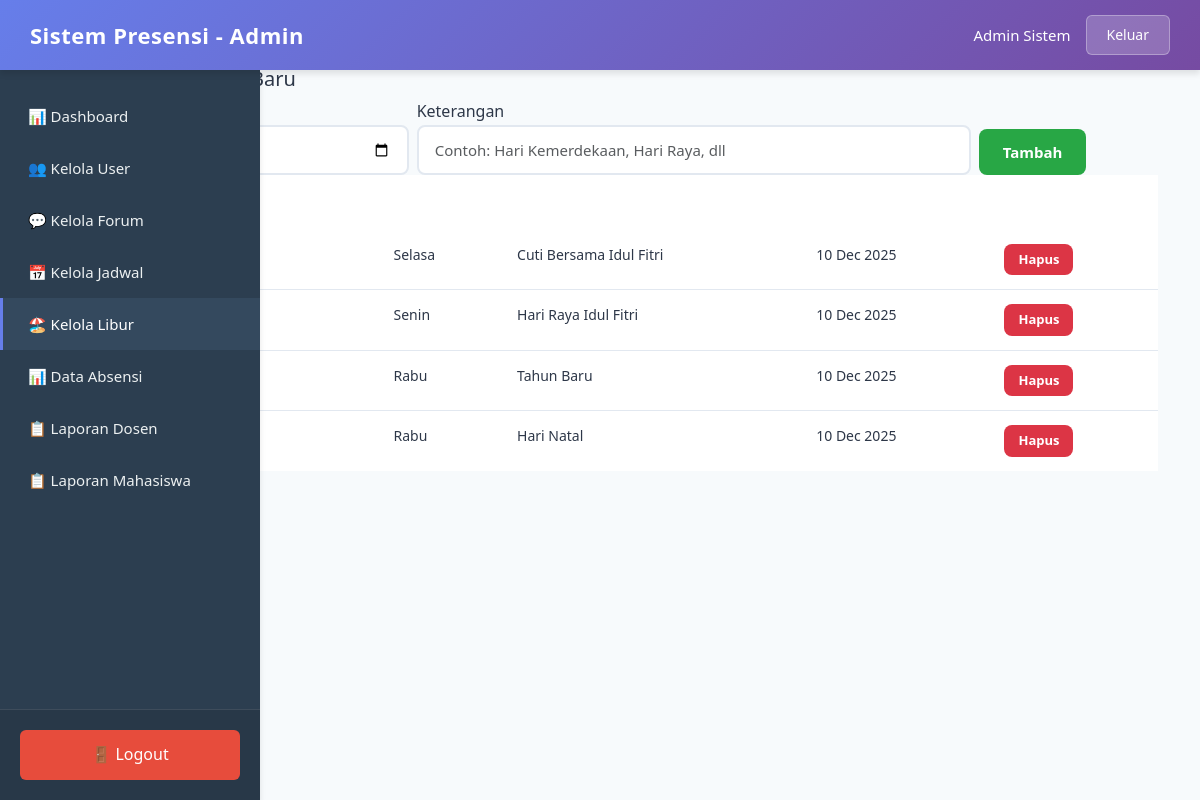
The page /admin/kelola_libur.php (signed in) on the database its author committed.
### tables this page shows
CREATE TABLE hari_libur (
    id INT AUTO_INCREMENT PRIMARY KEY,
    tanggal DATE NOT NULL UNIQUE,
    keterangan VARCHAR(200) NOT NULL,
    created_by INT,
    created_at TIMESTAMP DEFAULT CURRENT_TIMESTAMP,
    FOREIGN KEY (created_by) REFERENCES users(id) ON DELETE SET NULL
);

### includes/functions.php (called while the page is built, shortened)
<?php
function getNamaHari($date) {
    $hari = array(
        'Sunday' => 'Minggu',
        'Monday' => 'Senin',
        'Tuesday' => 'Selasa',
        'Wednesday' => 'Rabu',
        'Thursday' => 'Kamis',
        'Friday' => 'Jumat',
        'Saturday' => 'Sabtu'
    );
    return $hari[date('l', strtotime($date))];
}
?>

### admin/kelola_libur.php (the view, shortened to what this page needs)
<?php
require_once __DIR__ . '/../config.php';
require_once __DIR__ . '/../includes/functions.php';
$liburs = $conn->query("SELECT * FROM hari_libur ORDER BY tanggal DESC");
include __DIR__ . '/../includes/header.php';
?>
<div class="page-wrapper">
  <div class="container">
    <div class="page-header">
      <h3>Kelola Hari Libur</h3>
      <a href="dashboard.php" class="btn-back">← Kembali</a>
    </div>
    <div class="form-card">
      <h5>➕ Tambah Hari Libur Baru</h5>
      <form method="post">
        <div class="row g-2">
          <div class="col-md-4">
            <label>Tanggal</label>
          </div>
          <div class="col-md-6">
            <label>Keterangan</label>
            <input name="keterangan" class="form-control" placeholder="Contoh: Hari Kemerdekaan, Hari Raya, dll" required>
          </div>
          <div class="col-md-2" style="display: flex; align-items: flex-end;">
            <button name="create_libur" class="btn btn-success">Tambah</button>
          </div>
        </div>
      </form>
    </div>
    <div class="table-card">
      <table class="table">
        <thead>
          <tr>
            <th>#</th>
            <th>Tanggal</th>
            <th>Hari</th>
            <th>Keterangan</th>
            <th>Dibuat</th>
            <th>Aksi</th>
          </tr>
        </thead>
        <tbody>
          <?php $i=1; while($r = $liburs->fetch_assoc()): ?>
            <tr>
              <td><?=$i++?></td>
              <td><strong><?=htmlspecialchars(formatTanggalIndo($r['tanggal']))?></strong></td>
              <td><?=htmlspecialchars(getNamaHari($r['tanggal']))?></td>
              <td><?=htmlspecialchars($r['keterangan'])?></td>
              <td><?=htmlspecialchars(date('d M Y', strtotime($r['created_at'])))?></td>
              <td>
                <a class="btn btn-danger btn-sm" href="kelola_libur.php?delete=<?=$r['id']?>" onclick="return confirm('Hapus hari libur ini?')">Hapus</a>
              </td>
            </tr>
          <?php endwhile; ?>
        </tbody>
      </table>
    </div>
  </div>
</div>

### assets/css/style.css (style rules this page uses)
:root { --primary-gradient-start: #667eea; --primary-gradient-end: #764ba2; --sidebar-bg: #2c3e50; --sidebar-active: #34495e; --text-dark: #2d3748; --text-light: #718096; --border-color: #e2e8f0; --shadow-sm: 0 1px 3px rgba(0, 0, 0, 0.12); --shadow-md: 0 4px 6px rgba(0, 0, 0, 0.1); --shadow-lg: 0 10px 15px rgba(0, 0, 0, 0.1); --transition: all 0.3s ease; }
* { margin: 0; padding: 0; box-sizing: border-box; }
body { font-family: 'Segoe UI', Tahoma, Geneva, Verdana, sans-serif; background: #f7fafc; color: var(--text-dark); line-height: 1.6; min-height: 100vh; }
.form-control { width: 100%; padding: 12px 16px; border: 2px solid var(--border-color); border-radius: 8px; font-size: 15px; transition: var(--transition); background: white; }
.btn { padding: 12px 24px; font-size: 15px; font-weight: 600; border-radius: 8px; border: none; cursor: pointer; transition: var(--transition); text-decoration: none; display: inline-block; text-align: center; }
.table { width: 100%; margin: 0; }
.table thead { background: linear-gradient(135deg, var(--primary-gradient-start), var(--primary-gradient-end)); }
.table thead th { color: white; font-weight: 600; padding: 16px; font-size: 14px; text-transform: uppercase; letter-spacing: 0.5px; border: none; }
.table tbody td { padding: 14px 16px; font-size: 14px; color: var(--text-dark); border-bottom: 1px solid var(--border-color); }
.table tbody tr:last-child td { border-bottom: none; }
.btn-sm { padding: 6px 14px; font-size: 13px; }
.btn-success { background: #28a745; color: white; }
.btn-danger { background: #dc3545; color: white; }

### rows shown on the page
hari_libur: tanggal "Selasa", keterangan "Cuti Bersama Idul Fitri", created_at "10 Dec 2025"
hari_libur: tanggal "Senin", keterangan "Hari Raya Idul Fitri", created_at "10 Dec 2025"
hari_libur: tanggal "Rabu", keterangan "Tahun Baru", created_at "10 Dec 2025"
hari_libur: tanggal "Rabu", keterangan "Hari Natal", created_at "10 Dec 2025"

### other values the page prints
$_SESSION['role'] "Admin"
$_SESSION['nama'] "Admin Sistem"
